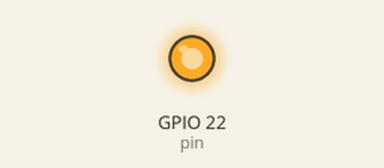
Recording of a program running on a simulated Raspberry Pi (BCM pin numbers), started with the argument on. Shown: output pins drawn as LEDs (lit = HIGH). At 0.0 s the program stops and its outputs stay as they are.

Above: at 0.1 s.
Timing chart, 0 to 1.5 s (numbered marks = the images above):
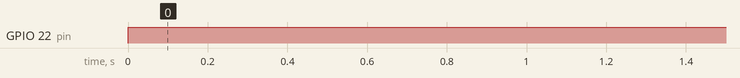

Measured:
- by itself, GPIO 22 (pin): LOW → HIGH at 0.00 s

The program:

fan.py
```python
#!/usr/bin/python
import RPi.GPIO as GPIO
import sys
pin = 22
GPIO.setwarnings(False)
GPIO.setmode(GPIO.BCM)
GPIO.setup(pin, GPIO.OUT)
state = True
if(len(sys.argv) == 2):
	if(sys.argv[1] == "on"):
		GPIO.output(pin,True)
	elif(sys.argv[1] ==  "off"):
		GPIO.output(pin,False)
	else:
		print "Error, on/off"
else:
	print "Error"
```
